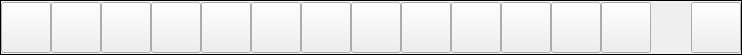
        <widget class="QFrame" name="frame_button">
         <property name="minimumSize">
          <size>
           <width>60</width>
           <height>55</height>
          </size>
         </property>
         <property name="maximumSize">
          <size>
           <width>16777215</width>
           <height>55</height>
          </size>
         </property>
         <property name="frameShape">
          <enum>QFrame::Box</enum>
         </property>
         <property name="frameShadow">
          <enum>QFrame::Plain</enum>
         </property>
         <layout class="QHBoxLayout" name="horizontalLayout">
          <property name="spacing">
           <number>0</number>
          </property>
          <property name="leftMargin">
           <number>0</number>
          </property>
          <property name="topMargin">
           <number>1</number>
          </property>
          <property name="rightMargin">
           <number>0</number>
          </property>
          <property name="bottomMargin">
           <number>1</number>
          </property>
          <item>
           <widget class="QPushButton" name="btn_home">
            <property name="sizePolicy">
             <sizepolicy hsizetype="Preferred" vsizetype="Expanding">
              <horstretch>0</horstretch>
              <verstretch>0</verstretch>
             </sizepolicy>
            </property>
            <property name="minimumSize">
             <size>
              <width>50</width>
              <height>0</height>
             </size>
            </property>
            <property name="maximumSize">
             <size>
              <width>55</width>
              <height>55</height>
             </size>
            </property>
            <property name="styleSheet">
             <string notr="true"/>
            </property>
            <property name="iconSize">
             <size>
              <width>35</width>
              <height>35</height>
             </size>
            </property>
            <property name="checkable">
             <bool>false</bool>
            </property>
           </widget>
          </item>
          <item>
           <widget class="QPushButton" name="btn_side_left_right">
            <property name="sizePolicy">
             <sizepolicy hsizetype="Preferred" vsizetype="Expanding">
              <horstretch>0</horstretch>
              <verstretch>0</verstretch>
             </sizepolicy>
            </property>
            <property name="minimumSize">
             <size>
              <width>50</width>
              <height>0</height>
             </size>
            </property>
            <property name="maximumSize">
             <size>
              <width>40</width>
              <height>55</height>
             </size>
            </property>
            <property name="styleSheet">
             <string notr="true"/>
            </property>
            <property name="iconSize">
             <size>
              <width>50</width>
              <height>50</height>
             </size>
            </property>
            <property name="checkable">
             <bool>false</bool>
            </property>
           </widget>
          </item>
          <item>
           <widget class="QPushButton" name="btn_wide_view_front">
            <property name="sizePolicy">
             <sizepolicy hsizetype="Preferred" vsizetype="Expanding">
              <horstretch>0</horstretch>
              <verstretch>0</verstretch>
             </sizepolicy>
            </property>
            <property name="minimumSize">
             <size>
              <width>50</width>
              <height>0</height>
             </size>
            </property>
            <property name="maximumSize">
             <size>
              <width>55</width>
              <height>55</height>
             </size>
            </property>
            <property name="styleSheet">
             <string notr="true"/>
            </property>
            <property name="iconSize">
             <size>
              <width>50</width>
              <height>50</height>
             </size>
            </property>
            <property name="checkable">
             <bool>false</bool>
            </property>
           </widget>
          </item>
          <item>
           <widget class="QPushButton" name="btn_wide_view_rear">
            <property name="sizePolicy">
             <sizepolicy hsizetype="Preferred" vsizetype="Expanding">
              <horstretch>0</horstretch>
              <verstretch>0</verstretch>
             </sizepolicy>
            </property>
            <property name="minimumSize">
             <size>
              <width>50</width>
              <height>0</height>
             </size>
            </property>
            <property name="maximumSize">
             <size>
              <width>55</width>
              <height>55</height>
             </size>
            </property>
            <property name="styleSheet">
             <string notr="true"/>
            </property>
            <property name="iconSize">
             <size>
              <width>50</width>
              <height>50</height>
             </size>
            </property>
            <property name="checkable">
             <bool>false</bool>
            </property>
           </widget>
          </item>
          <item>
           <widget class="QPushButton" name="btn_wide_view_left">
            <property name="sizePolicy">
             <sizepolicy hsizetype="Preferred" vsizetype="Expanding">
              <horstretch>0</horstretch>
              <verstretch>0</verstretch>
             </sizepolicy>
            </property>
            <property name="minimumSize">
             <size>
              <width>50</width>
              <height>0</height>
             </size>
            </property>
            <property name="maximumSize">
             <size>
              <width>55</width>
              <height>55</height>
             </size>
            </property>
            <property name="styleSheet">
             <string notr="true"/>
            </property>
            <property name="iconSize">
             <size>
              <width>50</width>
              <height>50</height>
             </size>
            </property>
            <property name="checkable">
             <bool>false</bool>
            </property>
           </widget>
          </item>
          <item>
           <widget class="QPushButton" name="btn_wide_view_right">
            <property name="sizePolicy">
             <sizepolicy hsizetype="Preferred" vsizetype="Expanding">
              <horstretch>0</horstretch>
              <verstretch>0</verstretch>
             </sizepolicy>
            </property>
            <property name="minimumSize">
             <size>
              <width>50</width>
              <height>0</height>
             </size>
            </property>
            <property name="maximumSize">
             <size>
              <width>55</width>
              <height>55</height>
             </size>
            </property>
            <property name="styleSheet">
             <string notr="true"/>
            </property>
            <property name="iconSize">
             <size>
              <width>50</width>
              <height>50</height>
             </size>
            </property>
            <property name="checkable">
             <bool>false</bool>
            </property>
           </widget>
          </item>
          <item>
           <widget class="QPushButton" name="btn_front_bird_view">
            <property name="sizePolicy">
             <sizepolicy hsizetype="Preferred" vsizetype="Expanding">
              <horstretch>0</horstretch>
              <verstretch>0</verstretch>
             </sizepolicy>
            </property>
            <property name="minimumSize">
             <size>
              <width>50</width>
              <height>0</height>
             </size>
            </property>
            <property name="maximumSize">
             <size>
              <width>55</width>
              <height>55</height>
             </size>
            </property>
            <property name="styleSheet">
             <string notr="true"/>
            </property>
            <property name="iconSize">
             <size>
              <width>50</width>
              <height>50</height>
             </size>
            </property>
            <property name="checkable">
             <bool>false</bool>
            </property>
           </widget>
          </item>
          <item>
           <widget class="QPushButton" name="btn_rear_bird_view">
            <property name="sizePolicy">
             <sizepolicy hsizetype="Preferred" vsizetype="Expanding">
              <horstretch>0</horstretch>
              <verstretch>0</verstretch>
             </sizepolicy>
            </property>
            <property name="minimumSize">
             <size>
              <width>50</width>
              <height>0</height>
             </size>
            </property>
            <property name="maximumSize">
             <size>
              <width>55</width>
              <height>55</height>
             </size>
            </property>
            <property name="styleSheet">
             <string notr="true"/>
            </property>
            <property name="iconSize">
             <size>
              <width>50</width>
              <height>50</height>
             </size>
            </property>
            <property name="checkable">
             <bool>false</bool>
            </property>
           </widget>
          </item>
          <item>
           <widget class="QPushButton" name="btn_left_right_bird_view">
            <property name="sizePolicy">
             <sizepolicy hsizetype="Preferred" vsizetype="Expanding">
              <horstretch>0</horstretch>
              <verstretch>0</verstretch>
             </sizepolicy>
            </property>
            <property name="minimumSize">
             <size>
              <width>50</width>
              <height>0</height>
             </size>
            </property>
            <property name="maximumSize">
             <size>
              <width>55</width>
              <height>55</height>
             </size>
            </property>
            <property name="styleSheet">
             <string notr="true"/>
            </property>
            <property name="iconSize">
             <size>
              <width>50</width>
              <height>50</height>
             </size>
            </property>
            <property name="checkable">
             <bool>false</bool>
            </property>
           </widget>
          </item>
          <item>
           <widget class="QPushButton" name="btn_full_original">
            <property name="sizePolicy">
             <sizepolicy hsizetype="Preferred" vsizetype="Expanding">
              <horstretch>0</horstretch>
              <verstretch>0</verstretch>
             </sizepolicy>
            </property>
            <property name="minimumSize">
             <size>
              <width>50</width>
              <height>0</height>
             </size>
            </property>
            <property name="maximumSize">
             <size>
              <width>55</width>
              <height>55</height>
             </size>
            </property>
            <property name="styleSheet">
             <string notr="true"/>
            </property>
            <property name="iconSize">
             <size>
              <width>50</width>
              <height>50</height>
             </size>
            </property>
            <property name="checkable">
             <bool>false</bool>
            </property>
           </widget>
          </item>
          <item>
           <widget class="QPushButton" name="btn_rear_original">
            <property name="sizePolicy">
             <sizepolicy hsizetype="Preferred" vsizetype="Expanding">
              <horstretch>0</horstretch>
              <verstretch>0</verstretch>
             </sizepolicy>
            </property>
            <property name="minimumSize">
             <size>
              <width>50</width>
              <height>0</height>
             </size>
            </property>
            <property name="maximumSize">
             <size>
              <width>55</width>
              <height>55</height>
             </size>
            </property>
            <property name="styleSheet">
             <string notr="true"/>
            </property>
            <property name="iconSize">
             <size>
              <width>50</width>
              <height>50</height>
             </size>
            </property>
            <property name="checkable">
             <bool>false</bool>
            </property>
           </widget>
          </item>
          <item>
           <widget class="QPushButton" name="btn_front_original">
            <property name="sizePolicy">
             <sizepolicy hsizetype="Preferred" vsizetype="Expanding">
              <horstretch>0</horstretch>
              <verstretch>0</verstretch>
             </sizepolicy>
            </property>
            <property name="minimumSize">
             <size>
              <width>50</width>
              <height>0</height>
             </size>
            </property>
            <property name="maximumSize">
             <size>
              <width>55</width>
              <height>55</height>
             </size>
            </property>
            <property name="styleSheet">
             <string notr="true"/>
            </property>
            <property name="iconSize">
             <size>
              <width>50</width>
              <height>50</height>
             </size>
            </property>
            <property name="checkable">
             <bool>false</bool>
            </property>
           </widget>
          </item>
          <item>
           <widget class="QPushButton" name="btn_left_right_original">
            <property name="sizePolicy">
             <sizepolicy hsizetype="Preferred" vsizetype="Expanding">
              <horstretch>0</horstretch>
              <verstretch>0</verstretch>
             </sizepolicy>
            </property>
            <property name="minimumSize">
             <size>
              <width>50</width>
              <height>0</height>
             </size>
            </property>
            <property name="maximumSize">
             <size>
              <width>55</width>
              <height>55</height>
             </size>
            </property>
            <property name="styleSheet">
             <string notr="true"/>
            </property>
            <property name="iconSize">
             <size>
              <width>50</width>
              <height>50</height>
             </size>
            </property>
            <property name="checkable">
             <bool>false</bool>
            </property>
           </widget>
          </item>
          <item>
           <spacer name="horizontalSpacer">
            <property name="orientation">
             <enum>Qt::Horizontal</enum>
            </property>
            <property name="sizeHint" stdset="0">
             <size>
              <width>40</width>
              <height>20</height>
             </size>
            </property>
           </spacer>
          </item>
          <item>
           <widget class="QPushButton" name="btn_setting">
            <property name="sizePolicy">
             <sizepolicy hsizetype="Preferred" vsizetype="Expanding">
              <horstretch>0</horstretch>
              <verstretch>0</verstretch>
             </sizepolicy>
            </property>
            <property name="minimumSize">
             <size>
              <width>50</width>
              <height>0</height>
             </size>
            </property>
            <property name="maximumSize">
             <size>
              <width>55</width>
              <height>55</height>
             </size>
            </property>
            <property name="styleSheet">
             <string notr="true"/>
            </property>
            <property name="iconSize">
             <size>
              <width>30</width>
              <height>30</height>
             </size>
            </property>
            <property name="checkable">
             <bool>false</bool>
            </property>
           </widget>
          </item>
         </layout>
        </widget>
